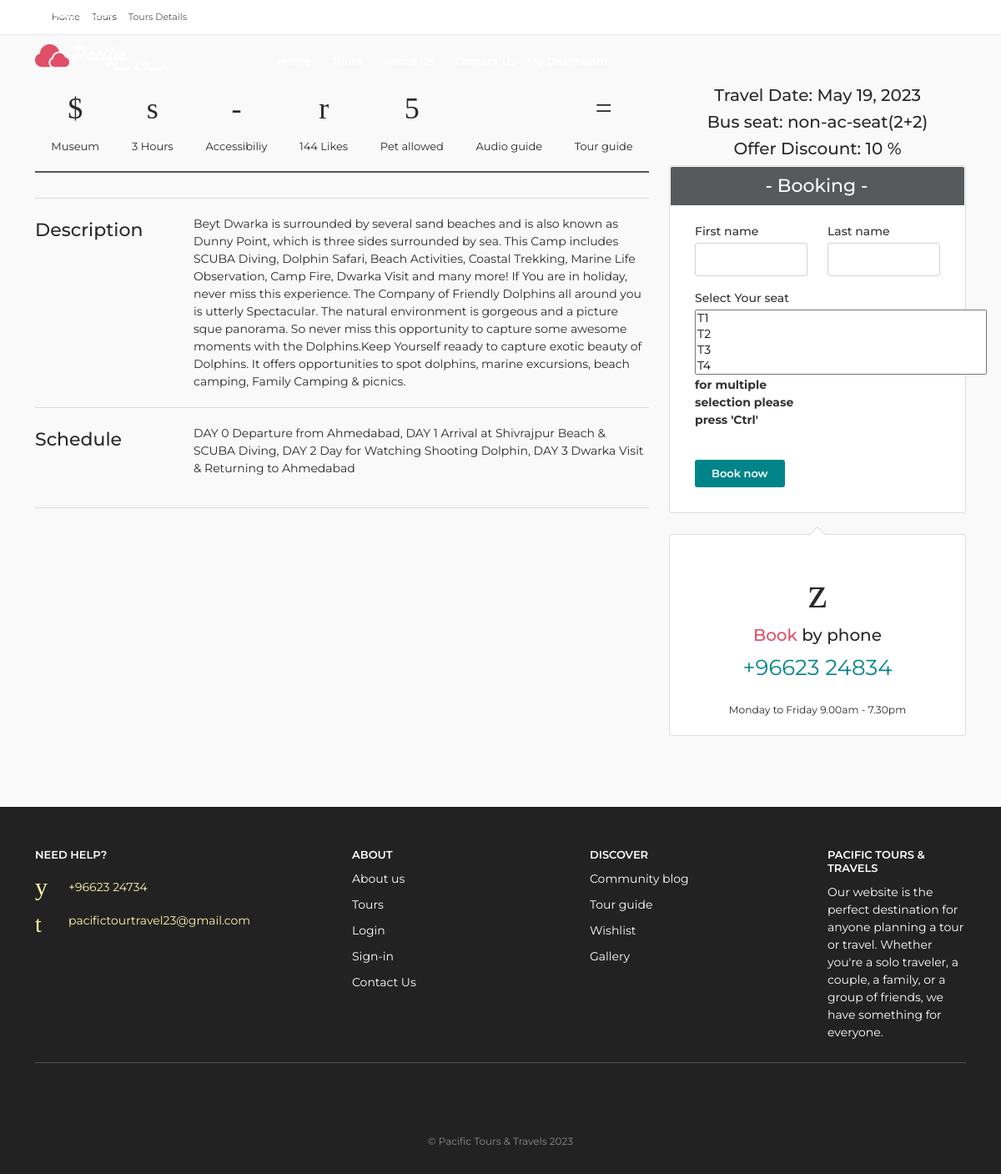
Page /3/tour_details/ (signed in) on the committed database.
### booking/models.py (models this page shows, shortened)
class Special_Tours(models.Model):
    name = models.CharField(max_length=100,blank=False,null=False)
    start_date = models.DateField(default=timezone.now)
    end_date = models.DateField(default=timezone.now)
    time = models.TimeField(default=timezone.now)
    bus_fk_k = models.ForeignKey(Bus,on_delete=models.CASCADE,related_name='special_tours_bus')
    description = models.CharField(max_length=1000)
    schedule = models.CharField(max_length=2000)
    origin_fk_k = models.ForeignKey(Address,on_delete=models.CASCADE,related_name='special_tours_origin_address')
    destination_fk_k = models.ForeignKey(Address,on_delete=models.CASCADE,related_name='special_tours_destination_address')
    price = models.IntegerField()
    total_days = models.CharField(max_length=15)
    boarding_point = models.CharField(max_length=50,null=True,blank=True)
    dropping_point = models.CharField(max_length=50,null=True,blank=True)
    offer = models.BooleanField(default=False,blank=True,null=True)
    offer_per = models.CharField(max_length=10,default='',null=True,blank=True)
    img1 = models.ImageField(upload_to='Images',blank=True,null=True)
    img2 = models.ImageField(upload_to='Images',blank=True,null=True)
    img3 = models.ImageField(upload_to='Images',blank=True,null=True)
    img4 = models.ImageField(upload_to='Images',blank=True,null=True)
    def get_img1_url(self):
        return self.img1.url
    def get_img2_url(self):
        return self.img2.url
    def get_img3_url(self):
        return self.img3.url

class Bus(models.Model):
    name = models.CharField(max_length=50,blank=True,null=True)
    driver_name = models.CharField(max_length=50)
    contact = models.CharField(max_length=10)
    plate_no = models.CharField(max_length=50)
    check_ac = models.CharField(max_length=10,choices=t_type,default='non-ac')
    seat_type = models.CharField(max_length=25,choices=s_type,default='non-ac-seat(2+2)')  # new on 28-1
    max_seats = models.IntegerField()

### root/views.py (the view, shortened to what this page needs)
# urls.py: path('<int:id>/tour_details/',views.tour_details,name='tour_details'),
@login_required(login_url='auth_system:login_user')
def tour_details(request,id):
    data = Special_Tours.objects.get(id=id)
    seat_booked = STourBooking_details.objects.filter(stourbooking_fk__paid=True,stourbooking_fk__special_tours_fk=data)#,date=date_only.strftime('%Y/%m/%d')
    s_list = [i.seat_fk.seat_name for i in seat_booked]
    seats = Seat.objects.exclude(seat_name__in=s_list)
    available_seats = Seat.objects.filter(bus_fk=data.bus_fk_k,id__in=seats)
    user_id = CustomUser.objects.get(id=request.user.id)
    context = {
        'data': data,
        'seats':available_seats
    }
    return render(request,'root/tour_details.html',context)

### templates/root/tour_details.html (shortened to what this page needs)
{% extends 'root/layout.html' %}
{% load static %}
{% block body %}
<main>
    <div id="position">
        <div class="container">
            <ul>
                <li><a href="{% url 'root:index' %}">Home</a>
                </li>
                <li><a href="{% url 'root:tours' %}">Tours</a>
                </li>
                <li>Tours Details</li>
            </ul>
        </div>
    </div>
    <div class="container margin_60">
        <div class="row">
            <div class="col-lg-8" id="single_tour_desc">
                <div id="single_tour_feat">
                    <ul>
                        <li><i class="icon_set_1_icon-4"></i>Museum</li>
                        <li><i class="icon_set_1_icon-83"></i>3 Hours</li>
                        <li><i class="icon_set_1_icon-13"></i>Accessibiliy</li>
                        <li><i class="icon_set_1_icon-82"></i>144 Likes</li>
                        <li><i class="icon_set_1_icon-22"></i>Pet allowed</li>
                        <li><i class="icon_set_1_icon-97"></i>Audio guide</li>
                        <li><i class="icon_set_1_icon-29"></i>Tour guide</li>
                    </ul>
                </div>
                <hr>
                <div class="row">
                    <div class="col-lg-3">
                        <h3>Description</h3>
                    </div>
                    <div class="col-lg-9">
                        {{data.description}}
                    </div>
                </div>
                <hr>
                <div class="row">
                    <div class="col-lg-3">
                        <h3>Schedule</h3>
                    </div>
                    <div class="col-lg-9">
                        <div class="table-responsive">
                        </div>
                    </div>
                </div>
                <hr>
            </div>
            <aside class="col-lg-4">
                <h4><center> Travel Date: {{data.start_date}} </center></h4>
                <h4><center> Bus seat: {{data.bus_fk_k.seat_type}} </center></h4>
                {% if data.offer %}
                <h4><center> Offer Discount: {{data.offer_per}} % </center></h4>
                {% endif %}
                {% if seats %}
                <form action="." method="POST">
                    <div class="box_style_1 expose">
                        <h3 class="inner">- Booking -</h3>
                        <div class="row">
                            <div class="col-sm-6">
                                <div class="form-group">
                                    <label>First name</label>
                                    <input type="text" class="form-control" id="firstname" name="firstname" required>
                                </div>
                            </div>
                            <div class="col-sm-6">
                                <div class="form-group">
                                    <label>Last name</label>
                                    <input type="text" class="form-control" id="lastname" name="lastname" required>
                                </div>
                            </div>
                        </div>
                        <div class="row">
                            <div class="col-6">
                                <div class="form-group">
                                    <label>Select Your seat</label>
                                    <div class="styled-select-cat">
                                        <div class="styled-select-cat">
                                            <select name="seats" id="seats" multiple size="4" style="width: 350px;">
                                                {% for i in seats %}
                                                <option value="{{i.seat_name}}">{{i.seat_name}}</option>
                                                {% endfor %}
                                            </select>
                                            <b>for multiple selection please press 'Ctrl'</b>
                                        </div>
                                    </div>
                                </div>
                            </div>
                        </div>
                        <br>
                        <button class="btn_1"> Book now</button>
                    </div>
                </form>
                {% else %}
                <h3 style="color:blue;"> <center> Booking Full </center></h3>
                {% endif %}
                <div class="box_style_4">
                    <i class="icon_set_1_icon-90"></i>
                    <h4><span>Book</span> by phone</h4>
                    <a href="tel://004542344599" class="phone">+96623 24834</a>
                    <small>Monday to Friday 9.00am - 7.30pm</small>
                </div>
            </aside>
        </div>
    </div>
</main>
{% endblock body %}

### rows in the picture
Special_Tours: description "Beyt Dwarka is surrounded by several sand beaches and is also known as Dunny Point, which is three sides surrounded by sea. This Camp includes SCUBA Diving, Dolphin Safari, Beach Activities, Coastal Trekking, Marine Life Observation, Camp Fire, Dwarka Visit and many more! If You are in holiday, never miss this experience. The Company of Friendly Dolphins all around you is utterly Spectacular. The natural environment is gorgeous and a picture sque panorama. So never miss this opportunity to capture some awesome moments with the Dolphins.Keep Yourself reaady to capture exotic beauty of Dolphins. It offers opportunities to spot dolphins, marine excursions, beach camping, Family Camping &…", start_date "May 19, 2023", bus_fk_k.seat_type "non-ac-seat(2+2)", offer_per "10"
